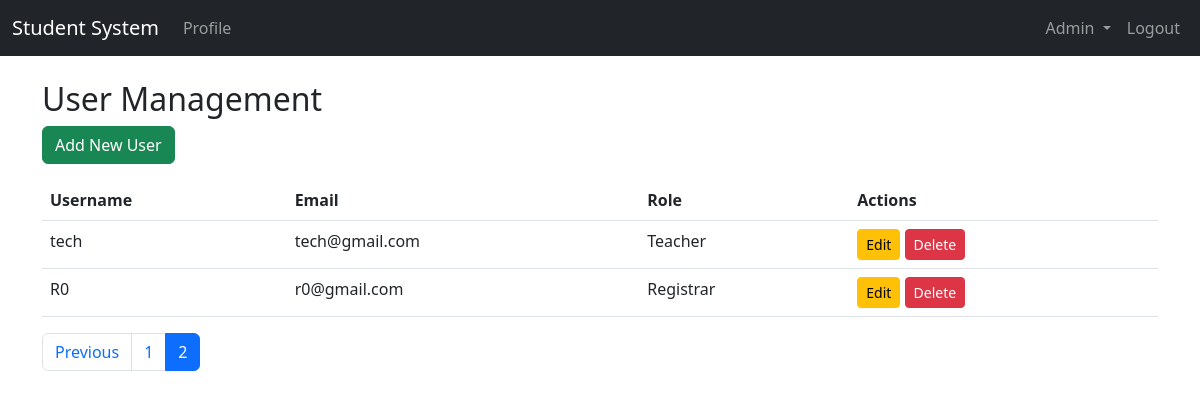
Screenshot of /user-management?page=2 (signed in) with the database file from the repository.
### app.py (models this page shows)
class User(db.Model):
    __tablename__ = 'users'
    id = db.Column(db.Integer, primary_key=True)
    username = db.Column(db.String(80), unique=True, nullable=False)
    email         = db.Column(db.String(120),unique=True, nullable=False)
    password_hash = db.Column(db.String(128),nullable=False)
    role          = db.Column(db.String(20), nullable=False)
    is_active     = db.Column(db.Boolean,    default=False)
    department    = db.Column(db.String(100), nullable=True)
    section       = db.Column(db.String(50),  nullable=True)

### app.py (the view)
@app.route('/user-management')
@roles_required('admin')
def user_management():
    page = request.args.get('page', 1, type=int)
    per_page = 10  # Number of users per page
    users = User.query.paginate(page=page, per_page=per_page)
    return render_template('user_management.html', users=users.items, pagination=users)

### app.py (called while the page is built)
def roles_required(*required_roles):
    def decorator(f):
        @wraps(f)
        def wrapped(*args, **kwargs):
            if session.get('role') not in required_roles:
                flash('Access denied. Insufficient privileges', 'danger')
                return redirect(url_for('login'))
            return f(*args, **kwargs)
        return wrapped
    return decorator

@app.context_processor
def inject_debug():
    return {'debug': app.debug}

### templates/user_management.html (shortened to what this page needs)
{% extends "base.html" %}
{% block content %}
<h2>User Management</h2>
<a href="{{ url_for('admin_add_user') }}" class="btn btn-success mb-3">Add New User</a>
<table class="table table-hover">
    <thead>
        <tr>
            <th>Username</th>
            <th>Email</th>
            <th>Role</th>
            <th>Actions</th>
        </tr>
    </thead>
    <tbody>
        {% for user in users %}
        <tr>
            <td>{{ user.username }}</td>
            <td>{{ user.email }}</td>
            <td>{{ user.role|capitalize }}</td>
            <td>
                <a href="{{ url_for('admin_edit_user', user_id=user.id) }}" class="btn btn-sm btn-warning">Edit</a>
                <form action="{{ url_for('admin_delete_user', user_id=user.id) }}" method="POST" class="d-inline">
                    <button type="submit" class="btn btn-sm btn-danger">Delete</button>
                </form>
            </td>
        </tr>
        {% endfor %}
    </tbody>
</table>
{% include '_pagination.html' %}
{% endblock %}

### rows the page displays
User: username "tech", email "tech@gmail.com", role "Teacher"
User: username "R0", email "r0@gmail.com", role "Registrar"

### other values shown
{{ page }} "1" "2"
